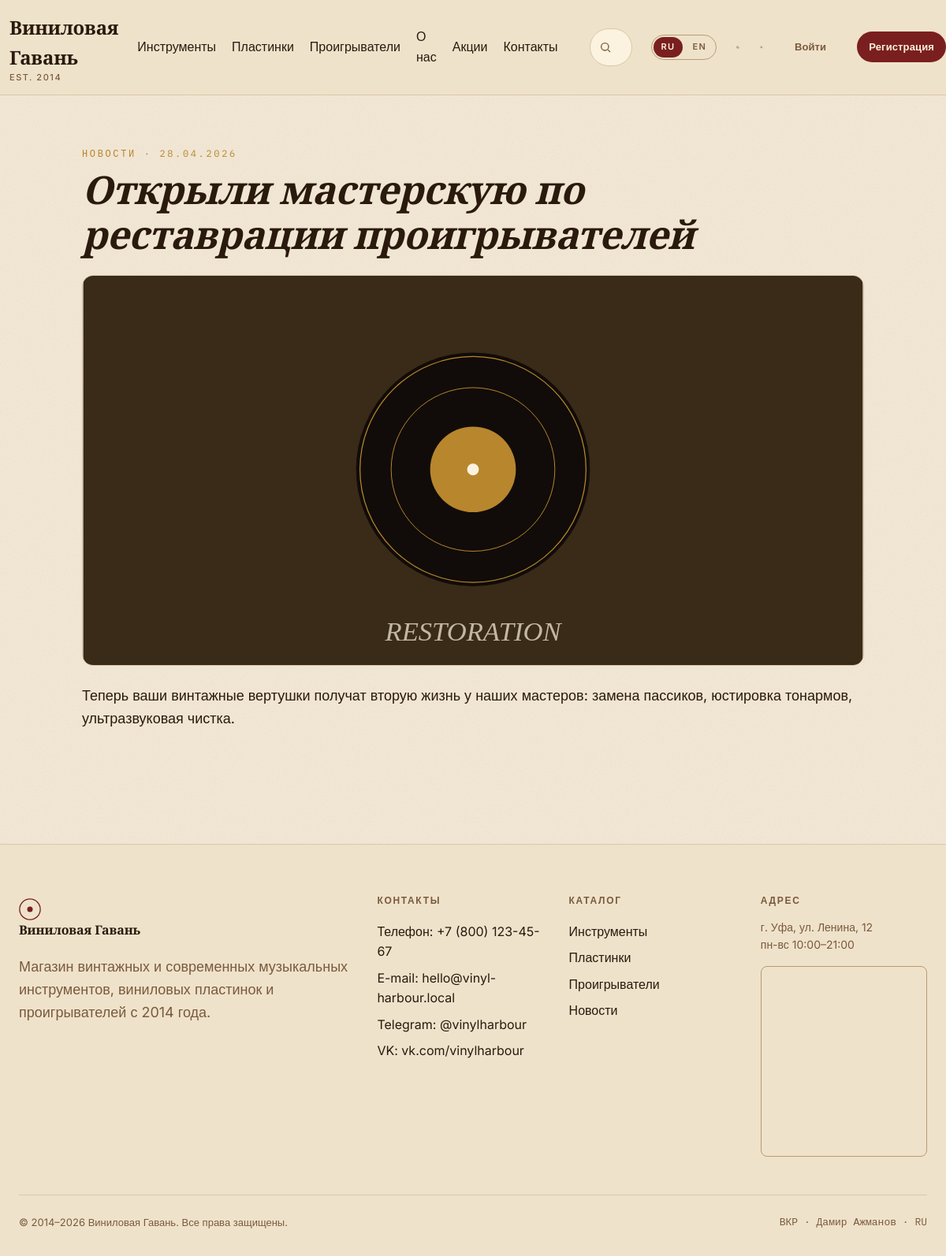
The page /news/2 on the database its author committed.
### app/models.py (models this page shows, shortened)
class Category(db.Model):
    __tablename__ = "categories"
    id = db.Column(db.Integer, primary_key=True)
    slug = db.Column(db.String(64), unique=True, nullable=False)
    name_ru = db.Column(db.String(120), nullable=False)
    name_en = db.Column(db.String(120), nullable=False)
    description_ru = db.Column(db.Text, default="")
    description_en = db.Column(db.Text, default="")
    products = db.relationship("Product", backref="category", lazy="dynamic")

class News(db.Model):
    __tablename__ = "news"
    id = db.Column(db.Integer, primary_key=True)
    title_ru = db.Column(db.String(200), nullable=False)
    title_en = db.Column(db.String(200), nullable=False)
    body_ru = db.Column(db.Text, nullable=False)
    body_en = db.Column(db.Text, nullable=False)
    image = db.Column(db.String(255), default="news-default.svg")
    rating = db.Column(db.Integer, default=0)  # сумма оценок
    rating_count = db.Column(db.Integer, default=0)
    is_featured = db.Column(db.Boolean, default=False)
    published_at = db.Column(db.DateTime, default=datetime.utcnow)
    def title(self, lang="ru"):
        return self.title_en if lang == "en" else self.title_ru
    def body(self, lang="ru"):
        return self.body_en if lang == "en" else self.body_ru

### app/blueprints/main/routes.py (the view)
@bp.route("/news/<int:news_id>")
def news_detail(news_id):
    item = News.query.get_or_404(news_id)
    return render_template("news_detail.html", item=item)

### app/i18n.py (called while the page is built)
def translations(lang):
    return TRANSLATIONS.get(lang, TRANSLATIONS["ru"])

### app/templates/news_detail.html (shortened to what this page needs)
{% extends 'base.html' %}
{% block content %}
<section class="section">
  <div class="container-default">
    <div class="section-eyebrow">{{ t.news }} · {{ item.published_at.strftime('%d.%m.%Y') }}</div>
    <h1 style="font-style: italic; margin-top: var(--space-2);">{{ item.title(lang) }}</h1>
    <div style="margin-top: var(--space-6); aspect-ratio: 16/8; border-radius: var(--radius-lg); overflow: hidden; border: 1px solid var(--color-divider);">
      <img src="{{ url_for('static', filename='img/' + item.image) }}" alt="" style="width:100%; height:100%; object-fit:cover;">
    </div>
    <div style="margin-top: var(--space-6); white-space: pre-line; color: var(--color-text); font-size: var(--text-base);">{{ item.body(lang) }}</div>
  </div>
</section>
{% endblock %}

### app/templates/base.html (shortened to what this page needs)
<!DOCTYPE html>
<html lang="{{ lang }}">
<head>
  <link rel="stylesheet" href="{{ url_for('static', filename='css/style.css') }}">
</head>
<body>
<header class="site-header">
  <div class="container header-top">
    <a href="{{ url_for('main.index') }}" class="logo" aria-label="{{ t.site_name }}">
      <span>{{ t.site_name }}<small>EST. 2014</small></span>
    </a>
    <nav class="nav-main">
      <a href="{{ url_for('catalog.category', slug='instruments') }}">{{ t.instruments }}</a>
      <a href="{{ url_for('catalog.category', slug='vinyl') }}">{{ t.vinyl }}</a>
      <a href="{{ url_for('catalog.category', slug='players') }}">{{ t.players }}</a>
      <a href="{{ url_for('main.index') }}#about">{{ t.about }}</a>
      <a href="{{ url_for('main.index') }}#promotions">{{ t.promotions }}</a>
      <a href="{{ url_for('main.index') }}#contacts">{{ t.contacts }}</a>
    </nav>
    <form action="{{ url_for('main.search') }}" method="get" class="search-form-header" role="search">
      <svg width="16" height="16" viewBox="0 0 24 24" fill="none" stroke="currentColor" stroke-width="2"><circle cx="11" cy="11" r="7"/><path d="m21 21-4.3-4.3"/></svg>
      <input type="search" name="q" placeholder="{{ t.search_placeholder }}" autocomplete="off" data-search-input>
    </form>
    <div class="lang-toggle" role="group" aria-label="Language">
      <a href="?lang=ru" class="{% if lang=='ru' %}active{% endif %}">RU</a>
      <a href="?lang=en" class="{% if lang=='en' %}active{% endif %}">EN</a>
    </div>
    <button class="icon-btn" data-theme-toggle aria-label="{{ t.theme_dark }}" title="{{ t.theme_dark }}"></button>
    <button class="icon-btn" data-vision-toggle aria-label="{{ t.vision_mode }}" title="{{ t.vision_mode }}">
      <svg width="20" height="20" viewBox="0 0 24 24" fill="none" stroke="currentColor" stroke-width="1.6"><circle cx="11" cy="11" r="6"/><path d="m21 21-5-5"/><path d="M11 8v6M8 11h6" stroke-width="1.4"/></svg>
    </button>
    {% if current_user.is_authenticated %}
      <a href="{{ url_for('cart.index') }}" class="icon-btn cart-btn" aria-label="{{ t.cart }}">
        <svg width="20" height="20" viewBox="0 0 24 24" fill="none" stroke="currentColor" stroke-width="1.6"><path d="M6 6h15l-1.5 9h-12z"/><circle cx="9" cy="20" r="1.5"/><circle cx="18" cy="20" r="1.5"/><path d="M6 6 5 3H2"/></svg>
        {% set cart_count = current_user.cart_items.count() %}
        {% if cart_count %}<span class="badge">{{ cart_count }}</span>{% endif %}
      </a>
      <a href="{{ url_for('account.index') }}" class="icon-btn" aria-label="{{ t.account }}" title="{{ t.account }}">
        <svg width="20" height="20" viewBox="0 0 24 24" fill="none" stroke="currentColor" stroke-width="1.6"><circle cx="12" cy="8" r="4"/><path d="M4 21c0-4 4-7 8-7s8 3 8 7"/></svg>
      </a>
      {% if current_user.is_admin %}<a href="{{ url_for('admin.index') }}" class="btn btn-outline btn-sm">{{ t.admin }}</a>{% endif %}
      <a href="{{ url_for('auth.logout') }}" class="btn btn-ghost btn-sm">{{ t.logout }}</a>
    {% else %}
      <a href="{{ url_for('auth.login') }}" class="btn btn-ghost btn-sm">{{ t.login }}</a>
      <a href="{{ url_for('auth.register') }}" class="btn btn-primary btn-sm">{{ t.register }}</a>
    {% endif %}
  </div>
</header>
<main>
  {% block content %}{% endblock %}
</main>
<footer class="site-footer" id="contacts">
  <div class="container">
    <div class="footer-grid">
      <div>
        <a href="{{ url_for('main.index') }}" class="logo">
          <svg width="28" height="28" viewBox="0 0 32 32" fill="none">
            <circle cx="16" cy="16" r="15" stroke="currentColor" stroke-width="1.5"/>
            <circle cx="16" cy="16" r="4" fill="currentColor"/>
          </svg>
          <span>{{ t.site_name }}</span>
        </a>
        <p style="margin-top: 1rem; color: var(--color-text-muted);">{{ t.footer_about }}</p>
      </div>
      <div>
        <h4>{{ t.contacts }}</h4>
        <a href="tel:+78001234567">{{ t.phone }}: +7 (800) 123-45-67</a>
        <a href="mailto:hello@vinyl-harbour.local">{{ t.email }}: hello@vinyl-harbour.local</a>
        <a href="#">Telegram: @vinylharbour</a>
        <a href="#">VK: vk.com/vinylharbour</a>
      </div>
      <div>
        <h4>{{ t.catalog }}</h4>
        <a href="{{ url_for('catalog.category', slug='instruments') }}">{{ t.instruments }}</a>
        <a href="{{ url_for('catalog.category', slug='vinyl') }}">{{ t.vinyl }}</a>
        <a href="{{ url_for('catalog.category', slug='players') }}">{{ t.players }}</a>
        <a href="{{ url_for('main.news_list') }}">{{ t.news }}</a>
      </div>
      <div>
        <h4>{{ t.address }}</h4>
        <p style="font-size: 0.875rem; color: var(--color-text-muted);">г. Уфа, ул. Ленина, 12<br>пн-вс 10:00–21:00</p>
        <div class="map-embed">
          <iframe src="https://yandex.ru/map-widget/v1/?ll=55.957727%2C54.735152&z=14&pt=55.957727,54.735152,pm2rdm" loading="lazy" allowfullscreen title="Карта"></iframe>
        </div>
      </div>
    </div>
    <div class="copyright">
      <span>© 2014–2026 {{ t.site_name }}. {{ t.rights }}.</span>
      <span style="font-family: var(--font-mono);">ВКР · Дамир Ажманов · {{ lang|upper }}</span>
    </div>
  </div>
</footer>
</body>
</html>

### rows shown on the page
Category: players "Проигрыватели"
News: published_at "28.04.2026", title "Открыли мастерскую по реставрации проигрывателей", image (picture), body "Теперь ваши винтажные вертушки получат вторую жизнь у наших мастеров: замена пассиков, юстировка тонармов, ультразвуковая чистка."

### other values the page prints
{{ t.site_name }} "Виниловая Гавань"
{{ t.instruments }} "Инструменты"
{{ t.vinyl }} "Пластинки"
{{ t.about }} "О нас"
{{ t.promotions }} "Акции"
{{ t.contacts }} "Контакты"
{{ t.login }} "Войти"
{{ t.register }} "Регистрация"
{{ t.news }} "НОВОСТИ"
{{ t.footer_about }} "Магазин винтажных и современных музыкальных инструментов, виниловых пластинок и проигрывателей с 2014 года."
{{ t.contacts }} "КОНТАКТЫ"
{{ t.phone }} "Телефон"
{{ t.email }} "E-mail"
{{ t.catalog }} "КАТАЛОГ"
{{ t.news }} "Новости"
